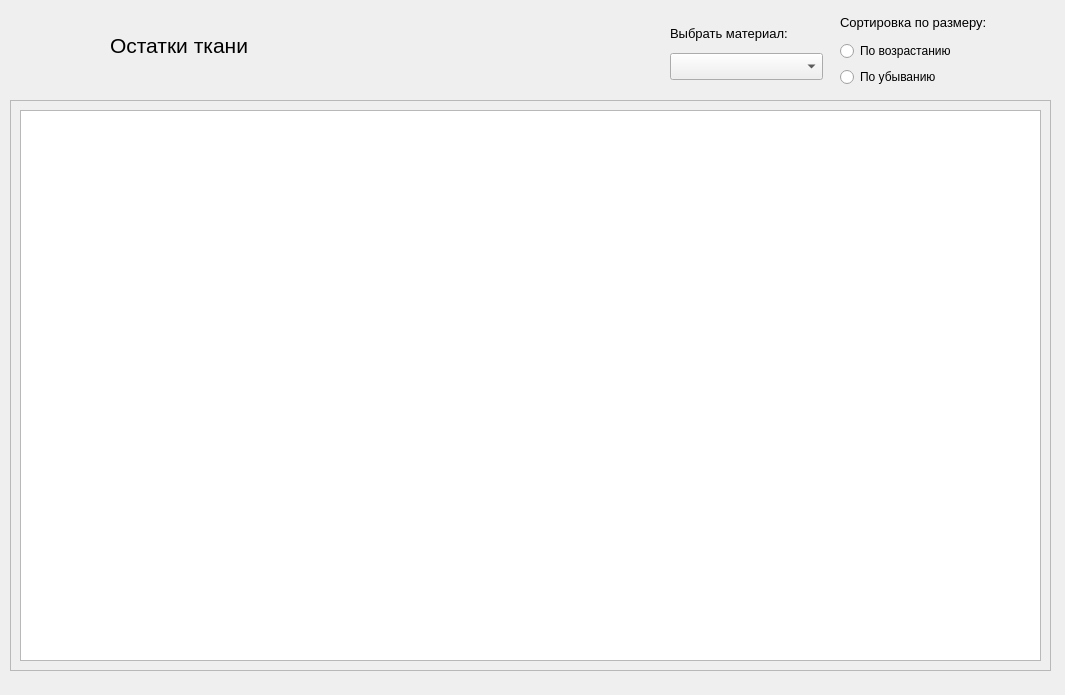
<?xml version="1.0" encoding="UTF-8"?>
<ui version="4.0">
 <class>Form</class>
 <widget class="QWidget" name="Form">
  <property name="geometry">
   <rect>
    <x>0</x>
    <y>0</y>
    <width>1065</width>
    <height>695</height>
   </rect>
  </property>
  <property name="windowTitle">
   <string>Form</string>
  </property>
  <widget class="QLabel" name="label">
   <property name="geometry">
    <rect>
     <x>110</x>
     <y>30</y>
     <width>191</width>
     <height>31</height>
    </rect>
   </property>
   <property name="font">
    <font>
     <pointsize>16</pointsize>
    </font>
   </property>
   <property name="text">
    <string>Остатки ткани</string>
   </property>
  </widget>
  <widget class="QScrollArea" name="scrollArea">
   <property name="geometry">
    <rect>
     <x>10</x>
     <y>100</y>
     <width>1041</width>
     <height>571</height>
    </rect>
   </property>
   <property name="widgetResizable">
    <bool>true</bool>
   </property>
   <widget class="QWidget" name="scrollAreaWidgetContents">
    <property name="geometry">
     <rect>
      <x>0</x>
      <y>0</y>
      <width>1039</width>
      <height>569</height>
     </rect>
    </property>
    <layout class="QHBoxLayout" name="horizontalLayout">
     <item>
      <widget class="QTableWidget" name="tableWidget"/>
     </item>
    </layout>
   </widget>
  </widget>
  <widget class="QLabel" name="label_2">
   <property name="geometry">
    <rect>
     <x>10</x>
     <y>10</y>
     <width>81</width>
     <height>71</height>
    </rect>
   </property>
   <property name="sizePolicy">
    <sizepolicy hsizetype="Fixed" vsizetype="Fixed">
     <horstretch>0</horstretch>
     <verstretch>0</verstretch>
    </sizepolicy>
   </property>
   <property name="text">
    <string/>
   </property>
   <property name="pixmap">
    <pixmap>../проект бабаева/logo-02.jpg</pixmap>
   </property>
   <property name="scaledContents">
    <bool>true</bool>
   </property>
  </widget>
  <widget class="QWidget" name="layoutWidget">
   <property name="geometry">
    <rect>
     <x>840</x>
     <y>10</y>
     <width>199</width>
     <height>77</height>
    </rect>
   </property>
   <layout class="QVBoxLayout" name="verticalLayout_2">
    <item>
     <widget class="QLabel" name="label_4">
      <property name="font">
       <font>
        <pointsize>10</pointsize>
       </font>
      </property>
      <property name="text">
       <string>Сортировка по размеру:</string>
      </property>
     </widget>
    </item>
    <item>
     <widget class="QRadioButton" name="radioButton">
      <property name="text">
       <string>По возрастанию</string>
      </property>
     </widget>
    </item>
    <item>
     <widget class="QRadioButton" name="radioButton_2">
      <property name="text">
       <string>По убыванию</string>
      </property>
     </widget>
    </item>
   </layout>
  </widget>
  <widget class="QWidget" name="">
   <property name="geometry">
    <rect>
     <x>670</x>
     <y>20</y>
     <width>153</width>
     <height>60</height>
    </rect>
   </property>
   <layout class="QVBoxLayout" name="verticalLayout">
    <item>
     <widget class="QLabel" name="label_3">
      <property name="font">
       <font>
        <pointsize>10</pointsize>
       </font>
      </property>
      <property name="text">
       <string>Выбрать материал:</string>
      </property>
     </widget>
    </item>
    <item>
     <widget class="QComboBox" name="comboBox">
      <property name="font">
       <font>
        <pointsize>12</pointsize>
       </font>
      </property>
     </widget>
    </item>
   </layout>
  </widget>
 </widget>
 <resources/>
 <connections/>
</ui>
